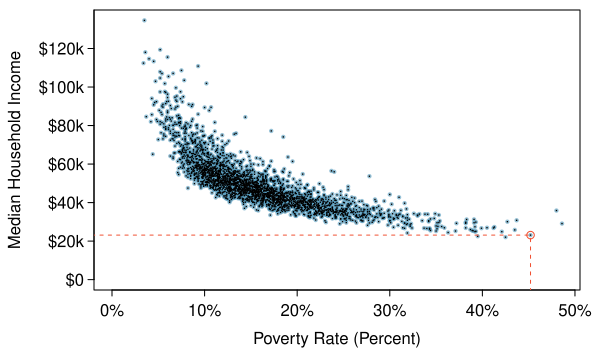

This figure's R source:
library(openintro)
data(county)
data(COL)

ind <- 1088

myPDF("medianHHIncomePoverty.pdf", 6, 3.5,
      mar = c(3, 4.7, 0.5, 1),
      mgp = c(2.4, 0.5, 0))
x <- county$poverty
y <- county$median_hh_income
plot(x, y,
     pch = 20,
     cex = 0.7,
     col = COL[1, 3],
     xlim = c(0, max(x, na.rm = TRUE)),
     ylim = c(0, max(y, na.rm = TRUE)),
     xlab = "",
     ylab = "",
     axes = FALSE)
AxisInPercent(1, pretty(c(0, x)))
AxisInDollars(2, pretty(c(0, y)))
box()
points(x, y, pch = ".")
mtext("Poverty Rate (Percent)", 1, 1.9)
par(las = 0)
mtext("Median Household Income", 2, 3.5)
t1 <- x[ind]
t2 <- y[ind]
lines(c(t1, t1), c(-1e5, t2),
      lty = 2,
      col = COL[4])
lines(c(-1e5, t1), c(t2, t2),
      lty = 2,
      col = COL[4])
points(t1, t2,
       col = COL[4])
dev.off()

county[ind, ]
